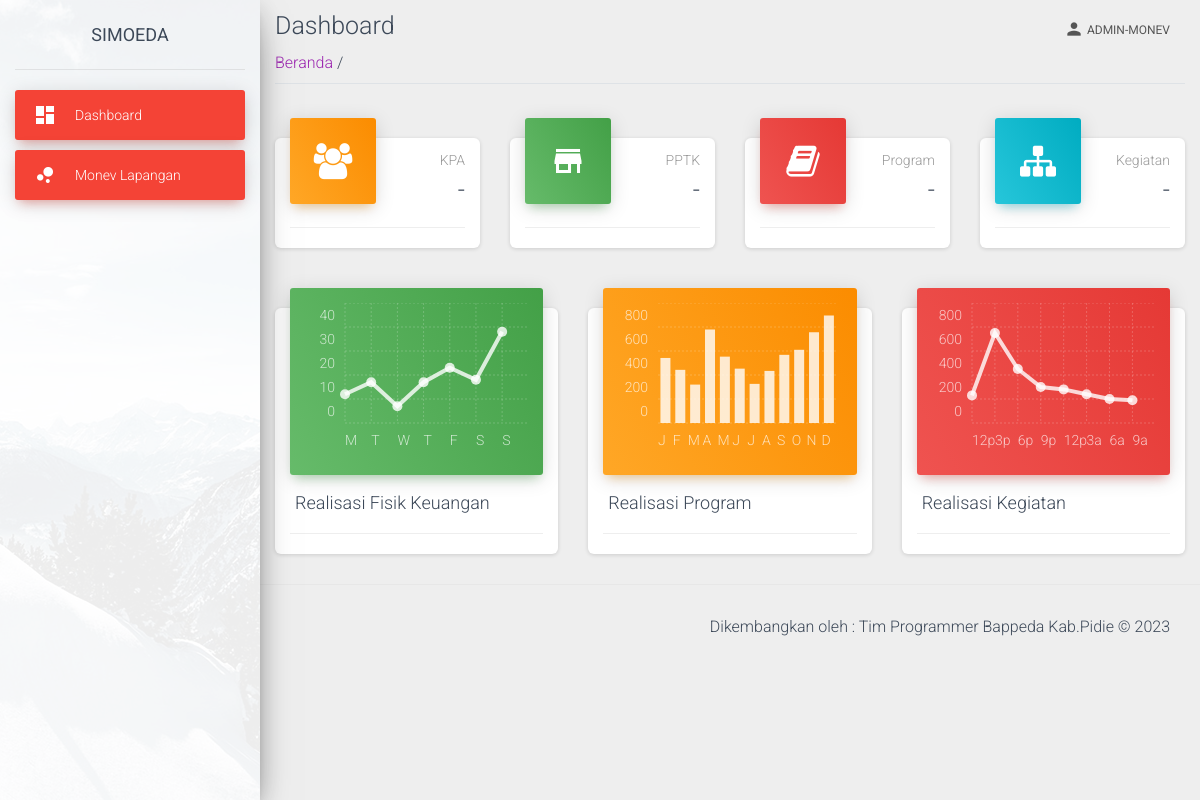
/view/admin-monev-dashboard.php (signed in), run on an earlier commit of the app's database.
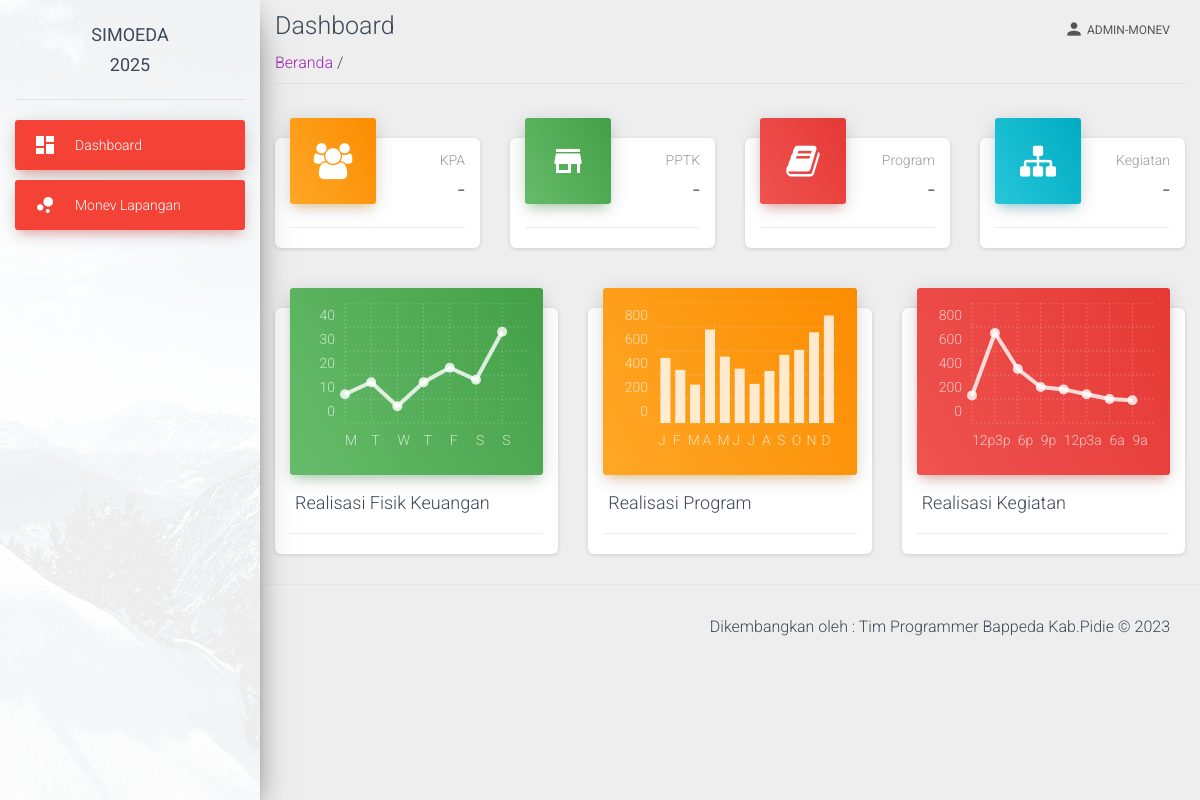
And on a later commit of the database.
### tables this page shows
CREATE TABLE `tahun` (
  `id_tahun` int(11) NOT NULL,
  `tahun` varchar(255) DEFAULT NULL
);

### view/template-atas-monev.php (the view, shortened to what this page needs)
<!DOCTYPE html>
<html lang="en">
<?php
require_once('../view/header.php');
require('../proses/koneksi.php');
$id_tahun=$_SESSION['id_tahun'];
$query = mysqli_query($koneksi,"SELECT * FROM tahun WHERE id_tahun='$id_tahun'");
$data = mysqli_fetch_assoc($query);
?>
<body class="">
  <div class="wrapper ">
  <div class="sidebar" data-color="danger" data-background-color="white" data-image="../assets/img/sidebar-1.jpg">
    <div class="logo"><a href="#" class="simple-text logo-normal">
      SIMOEDA
      <br>
      <?php print($data['tahun']) ?>
      </a></div>
    <div class="sidebar-wrapper">
      <ul class="nav">
        <li class="nav-item active">
          <a class="nav-link" href="./admin-monev-dashboard.php">
            <i class="material-icons">dashboard</i>
            <p>Dashboard</p>
          </a>
        </li>
        <li class="nav-item active">
          <a class="nav-link" href="./monev.php">
            <i class="material-icons">bubble_chart</i>
            <p>Monev Lapangan</p>
          </a>
        </li>
      </ul>
    </div>
    </div>
    <div class="main-panel">
      <nav class="navbar navbar-expand-lg navbar-transparent navbar-absolute fixed-top ">
        <div class="container-fluid">
          <div class="collapse navbar-collapse justify-content-end">
            <ul class="navbar-nav">
              <li class="nav-item dropdown">
                <a class="nav-link" href="javascript:;" id="navbarDropdownProfile" data-toggle="dropdown" aria-haspopup="true" aria-expanded="false">
                  <i class="material-icons">person </i><?php print($_SESSION['level']) ?>
                </a>
              </li>
            </ul>
          </div>
        </div>
      </nav>

### view/header.php (shortened to what this page needs)
<head>
  <link rel="stylesheet" href="https://cdn.jsdelivr.net/npm/sweetalert2@11.7.5/dist/sweetalert2.min.css">
  <link rel="stylesheet" href="https://maxcdn.bootstrapcdn.com/font-awesome/latest/css/font-awesome.min.css">
  <link href="../assets/css/material-dashboard.css?v=2.1.2" rel="stylesheet" />
  <link href="../assets/demo/demo.css" rel="stylesheet" />
</head>

### view/admin-monev-dashboard.php (shortened to what this page needs)
<?php
require('../view/template-atas-monev.php');
?>
        <div class="container-fluid">
        <div class="title">
            <h3 class="text-gray-800 my-2">Dashboard</h3>
        </div>
        <div class="subtitle border-bottom mb-4 pb-2">
            <span class=""><a href="./admin-monev-dashboard.php">Beranda </a></span>
            <span class="text-grey"> /</span>
        </div>
          <div class="row">
            <div class="col-lg-3 col-md-6 col-sm-6">
              <div class="card card-stats">
                <div class="card-header card-header-warning card-header-icon">
                  <div class="card-icon">
                    <i class="fa fa-users"></i>
                  </div>
                  <p class="card-category">KPA</p>
                  <h3 class="card-title">-
                  </h3>
                </div>
                <div class="card-footer">
                </div>
              </div>
            </div>
            <div class="col-lg-3 col-md-6 col-sm-6">
              <div class="card card-stats">
                <div class="card-header card-header-success card-header-icon">
                  <div class="card-icon">
                    <i class="material-icons">store</i>
                  </div>
                  <p class="card-category">PPTK</p>
                  <h3 class="card-title">-</h3>
                </div>
                <div class="card-footer">
                </div>
              </div>
            </div>
            <div class="col-lg-3 col-md-6 col-sm-6">
              <div class="card card-stats">
                <div class="card-header card-header-danger card-header-icon">
                  <div class="card-icon">
                    <i class="fa fa-book"></i>
                  </div>
                  <p class="card-category">Program</p>
                  <h3 class="card-title">-</h3>
                </div>
                <div class="card-footer">
                </div>
              </div>
            </div>
            <div class="col-lg-3 col-md-6 col-sm-6">
              <div class="card card-stats">
                <div class="card-header card-header-info card-header-icon">
                  <div class="card-icon">
                    <i class="fa fa-sitemap"></i>
                  </div>
                  <p class="card-category">Kegiatan</p>
                  <h3 class="card-title">-</h3>
                </div>
                <div class="card-footer">
                </div>
              </div>
            </div>
          </div>
          <div class="row">
            <div class="col-md-4">
              <div class="card card-chart">
                <div class="card-header card-header-success">
                  <div class="ct-chart" id="dailySalesChart"></div>
                </div>
                <div class="card-body">
                  <h4 class="card-title">Realisasi Fisik Keuangan</h4>
                </div>
                <div class="card-footer">
                </div>
              </div>
            </div>
            <div class="col-md-4">
              <div class="card card-chart">
                <div class="card-header card-header-warning">
                  <div class="ct-chart" id="websiteViewsChart"></div>
                </div>
                <div class="card-body">
                  <h4 class="card-title">Realisasi Program</h4>
                </div>
                <div class="card-footer">
                </div>
              </div>
            </div>
            <div class="col-md-4">
              <div class="card card-chart">
                <div class="card-header card-header-danger">
                  <div class="ct-chart" id="completedTasksChart"></div>
                </div>
                <div class="card-body">
                  <h4 class="card-title">Realisasi Kegiatan</h4>
                </div>
                <div class="card-footer">
                </div>
              </div>
            </div>
          </div>
        </div>
<?php
require('../view/template-bawah-monev.php')
?>

### view/template-bawah-monev.php (shortened to what this page needs)
<footer class="footer">
        <div class="container-fluid">
          <div class="copyright float-right">
            Dikembangkan oleh : Tim Programmer Bappeda Kab.Pidie
                              &copy;
          </div>
        </div>
      </footer>
    </div>
  </div>
</body>
</html>

What changed in the data, as far as the page shows it:
added tahun: tahun "2025"
